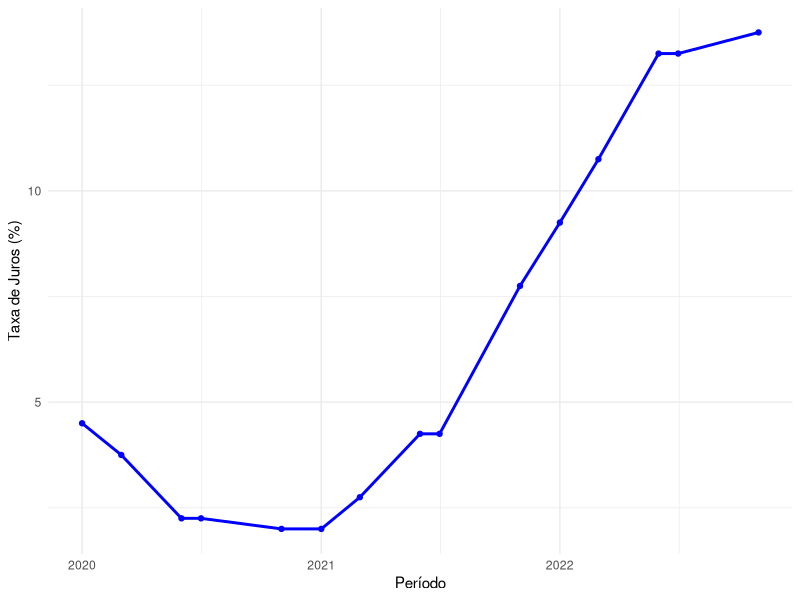
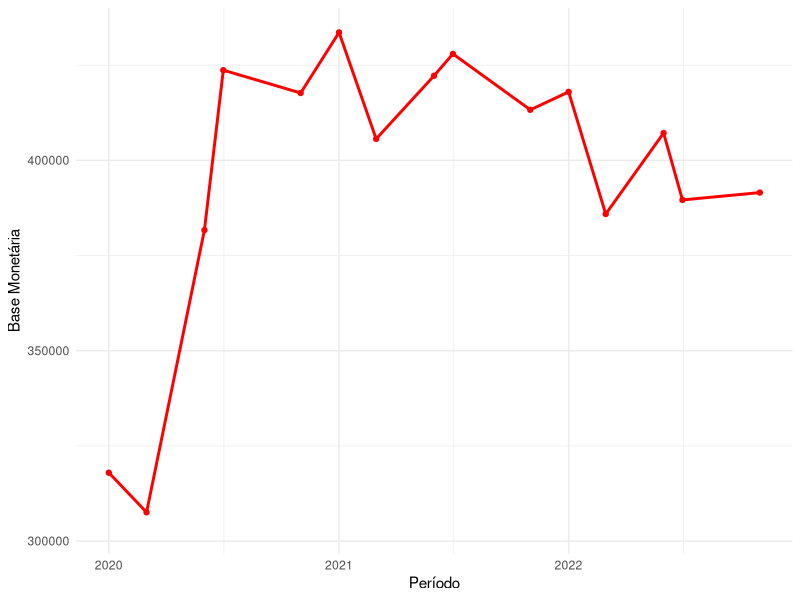
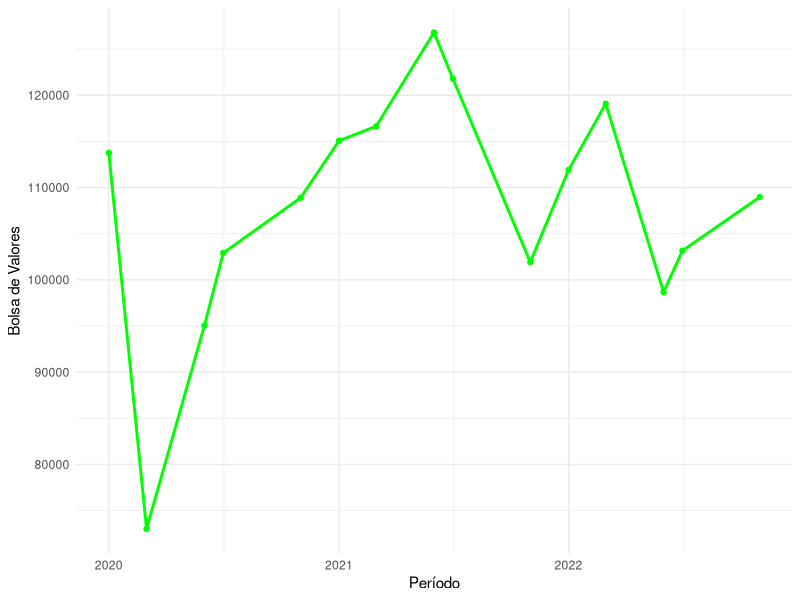

Source code (R) for these figures, in order:
# Carregar pacotes necessários
library(dplyr)
library(ggplot2)

# Carregar os dados do arquivo CSV
dados = read.csv("dados.csv", header=TRUE, sep=";", stringsAsFactors=FALSE)

# Converter a coluna Data para formato de data (considerando mês/ano)
dados$Data = as.Date(paste0("01-", dados$Data), format="%d-%b/%y")

# Converter colunas numéricas
dados$BV = as.numeric(dados$BV)
dados$BM = as.numeric(dados$BM)
dados$Juros = as.numeric(dados$Juros) * 100

# Plotar gráfico da taxa de juros
ggplot(dados, aes(x=Data, y=Juros)) +
    geom_line(color="blue", linewidth=1) +
    geom_point(color="blue") +
    labs(x="Período",
        y="Taxa de Juros (%)") +
    theme_minimal()

# Plotar gráfico da base monetária
ggplot(dados, aes(x=Data, y=BM)) +
    geom_line(color="red", linewidth=1) +
    geom_point(color="red") +
    labs(x="Período",
        y="Base Monetária") +
    theme_minimal()

# Plotar gráfico da Bolsa de Valores
ggplot(dados, aes(x=Data, y=BV)) +
    geom_line(color="green", size=1) +
    geom_point(color="green") +
    labs(
        x="Período",
        y="Bolsa de Valores") +
    theme_minimal()

# Desativar notação científica
options(scipen=999)

# Regressão linear entre Bolsa de Valores (Y) e Base Monetária (X)
modelo1 = lm(BV ~ BM, data=dados)
summary(modelo1)

# Regressão linear entre Bolsa de Valores (Y), Base Monetária (X1) e Juros (X2)
modelo2 = lm(BV ~ BM + Juros, data=dados)
summary(modelo2)
